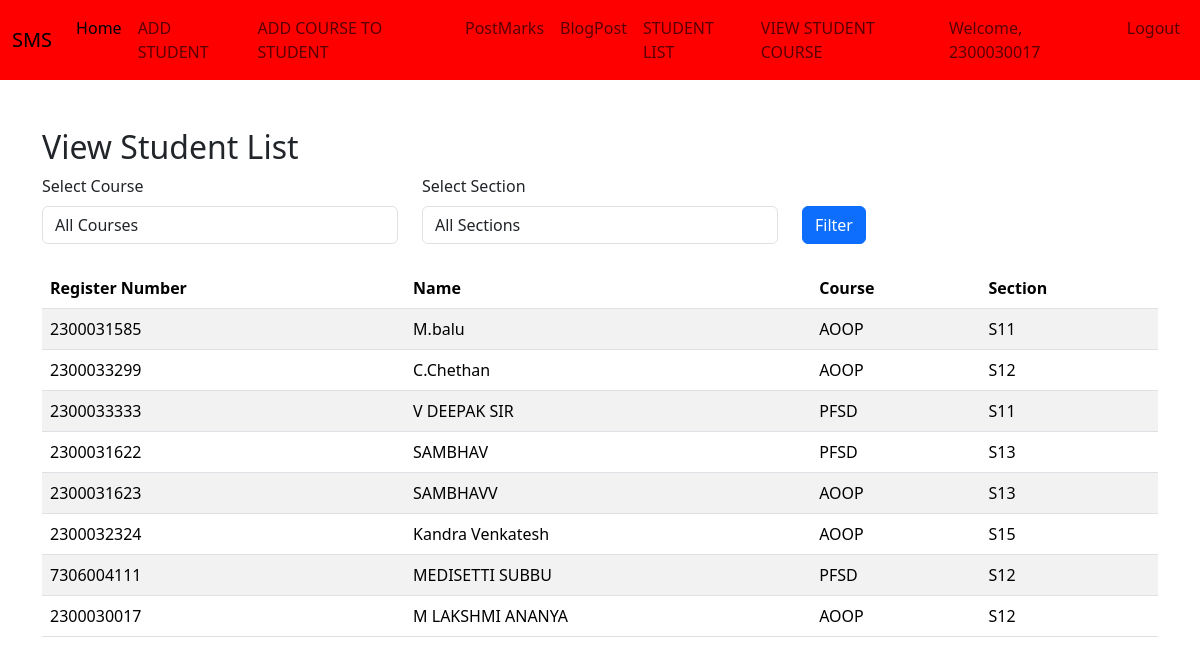
The app's page /facultyapp/view_student_list/ (signed in) with its own data.
### adminapp/models.py (models this page shows, shortened)
class StudentList(models.Model):
    Register_Number = models.CharField(max_length=20, unique=True)
    Name = models.CharField(max_length=100)
    user = models.OneToOneField(User, on_delete=models.CASCADE, null=True)

### facultyapp/models.py (models this page shows, shortened)
class AddCourse(models.Model):
    COURSE_CHOICES = [
        ('AOOP', 'Advanced Object-Oriented Programming'),
        ('PFSD', 'Python Full Stack Development'),
    ]
    SECTION_CHOICES = [
        ('S11', 'Section S11'),
        ('S12', 'Section S12'),
        ('S13', 'Section S13'),
        ('S14', 'Section S14'),
        ('S15', 'Section S15'),
    ]
    student = models.ForeignKey(StudentList, on_delete=models.CASCADE)
    course = models.CharField(max_length=50, choices=COURSE_CHOICES)
    section = models.CharField(max_length=50, choices=SECTION_CHOICES)

### facultyapp/views.py (the view)
# urls.py: path('view_student_list/',views.view_student_list,name='view_student_list'),
def view_student_list(request):
    course = request.GET.get('course')
    section = request.GET.get('section')
    student_courses = AddCourse.objects.all()
    if course:
        student_courses = student_courses.filter(course=course)
    if section:
        student_courses = student_courses.filter(section=section)
    students = StudentList.objects.filter(id__in=student_courses.values('student_id'))
    course_choices = AddCourse.COURSE_CHOICES
    section_choices = AddCourse.SECTION_CHOICES
    context = {
        'students': students,
        'course_choices': course_choices,
        'section_choices': section_choices,
        'selected_course': course,
        'selected_section': section,
    }
    return render(request, 'facultyapp/view_student_list.html', context)

### templates/facultyapp/view_student_list.html (shortened to what this page needs)
{% extends 'Navbar/FacultyNavbar.html' %}
{% load static %}
{% block body %}
    <div class="container mt-5">
        <h2>View Student List</h2>
        <form method="get" class="mb-4">
            <div class="row">
                <div class="col-md-4">
                    <label for="course" class="form-label">Select Course</label>
                    <select name="course" id="course" class="form-control">
                        <option value="">All Courses</option>
                    </select>
                </div>
                <div class="col-md-4">
                    <label for="section" class="form-label">Select Section</label>
                    <select name="section" id="section" class="form-control">
                        <option value="">All Sections</option>
                    </select>
                </div>
                <div class="col-md-4 mt-4">
                    <button type="submit" class="btn btn-primary mt-2">Filter</button>
                </div>
            </div>
        </form>
        <table class="table table-striped">
            <thead>
                <tr>
                    <th>Register Number</th>
                    <th>Name</th>
                    <th>Course</th>
                    <th>Section</th>
                </tr>
            </thead>
            <tbody>
                {% if students %}
                    {% for student in students %}
                        <tr>
                            <td>{{ student.Register_Number }}</td>
                            <td>{{ student.Name }}</td>
                            <td>{{ student.addcourse_set.first.course }}</td>
                            <td>{{ student.addcourse_set.first.section }}</td>
                        </tr>
                    {% endfor %}
                {% else %}
                    <tr>
                        <td colspan="4" class="text-center">No students found.</td>
                    </tr>
                {% endif %}
            </tbody>
        </table>
    </div>
{% endblock %}

### templates/Navbar/FacultyNavbar.html (shortened to what this page needs)
<!DOCTYPE html>
<html lang="en">
<head>
    <link href="https://cdn.jsdelivr.net/npm/bootstrap@5.3.3/dist/css/bootstrap.min.css" rel="stylesheet">
</head>
<body>
<nav class="navbar navbar-expand-lg navbar-red">
  <div class="container-fluid">
    <a class="navbar-brand" href="{% url 'projecthomepage' %}">SMS</a>
    <div class="collapse navbar-collapse" id="navbarNavDropdown">
      <ul class="navbar-nav">
        <li class="nav-item">
          <a class="nav-link active" aria-current="page" href="#">Home</a>
        </li>
        <li class="nav-item">
          <a class="nav-link" href="{% url 'add_student' %}">ADD STUDENT</a>
        </li>
                  <li class="nav-item">
          <a class="nav-link" href="{% url 'facultyapp:add_course' %}">ADD COURSE TO STUDENT</a>
        </li>
                    <li class="nav-item">
          <a class="nav-link" href="{% url 'facultyapp:post_marks' %}">PostMarks</a>
        </li>
          <li class="nav-item">
          <a class="nav-link" href="{% url 'facultyapp:add_blog' %}">BlogPost</a>
        </li>
        <li class="nav-item">
          <a class="nav-link" href="{% url 'student_list' %}">STUDENT LIST</a>
                  <li class="nav-item">
          <a class="nav-link" href="{% url 'facultyapp:view_student_list' %}"> VIEW STUDENT COURSE</a>
      </ul>
      <ul  class="navbar-nav ms-auto">
<li>
        {% if user.is_authenticated %}
        <li class="nav-item">
        <span class="nav-link">Welcome, {{ user.username }}</span>
    </li>
          <li class="nav-item">
          <a class="nav-link" href="{% url 'logout' %}">Logout</a>
          </li>
        {% endif %}
 </li>
      </ul>
    </div>
  </div>
</nav>
{% block body %}
{% endblock %}
</body>
</html>

### templates/Navbar/FacultyNavbar.html (style rules this page uses)
.navbar-red { background-color:Red !important; }

### records on screen
StudentList: Register_Number "2300031585", Name "M.balu", addcourse_set.first.course "AOOP", addcourse_set.first.section "S11"
StudentList: Register_Number "2300033299", Name "C.Chethan", addcourse_set.first.course "AOOP", addcourse_set.first.section "S12"
StudentList: Register_Number "2300033333", Name "V DEEPAK SIR", addcourse_set.first.course "PFSD", addcourse_set.first.section "S11"
StudentList: Register_Number "2300031622", Name "SAMBHAV", addcourse_set.first.course "PFSD", addcourse_set.first.section "S13"
StudentList: Register_Number "2300031623", Name "SAMBHAVV", addcourse_set.first.course "AOOP", addcourse_set.first.section "S13"
StudentList: Register_Number "2300032324", Name "Kandra Venkatesh", addcourse_set.first.course "AOOP", addcourse_set.first.section "S15"
StudentList: Register_Number "7306004111", Name "MEDISETTI SUBBU", addcourse_set.first.course "PFSD", addcourse_set.first.section "S12"
StudentList: Register_Number "2300030017", Name "M LAKSHMI ANANYA", addcourse_set.first.course "AOOP", addcourse_set.first.section "S12"

### other values on screen
{{ user.username }} "2300030017"
